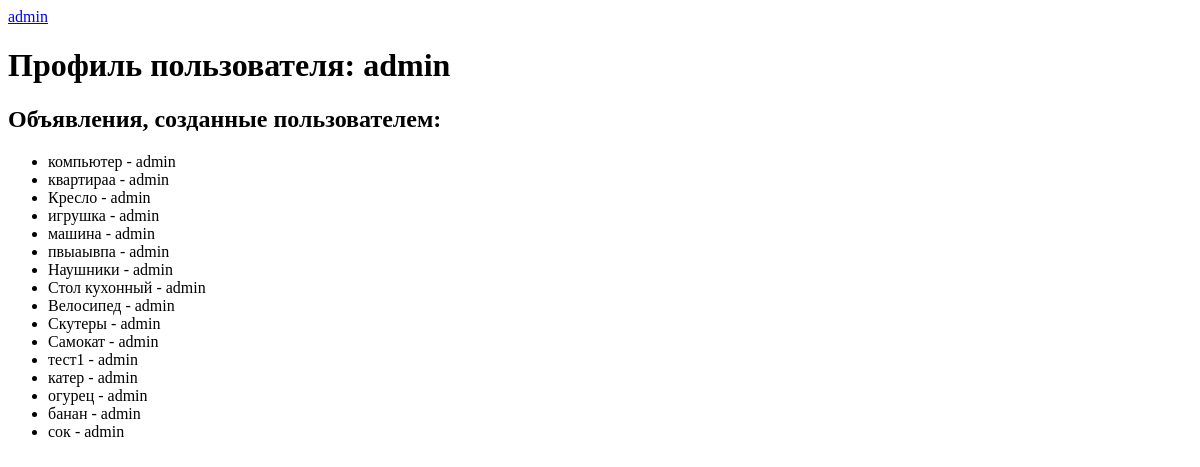
Page /user-list/1/ (signed in) on the earlier database version.
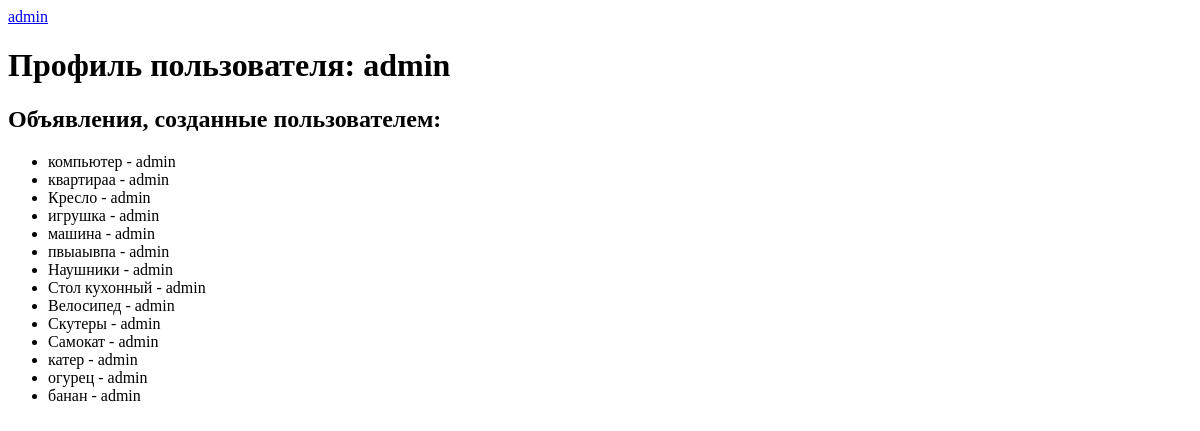
Same page on the later database version.
### main/models.py (models this page shows, shortened)
class Ad(models.Model):
    CATEGORY_CHOICES = (
        ('обувь', 'обувь'),
        ('одежда', 'одежда'),
        ('мебель', 'мебель'),
        ('автомобиль', 'автомобиль'),
        ('квартира', 'квартира'),
        ('игрушки', 'игрушки'),
        ('развлечения', 'развлечения'),
    )
    LOCATION_CHOICES = (
        ('', 'Все регионы'),
        ('MT', 'Минская область'),
        ('BR', 'Брестская область'),
        ('VG', 'Витебская область'),
        ('HO', 'Гомельская область'),
        ('GR', 'Гродненская область'),
        ('MO', 'Могилевская область'),
        ('MN', 'Минск'),
    )
    user = models.ForeignKey(User, on_delete=models.CASCADE, default=1) # добавлено поле для ссылки на пользователя
    title = models.CharField(max_length=100, default='')
    category = models.CharField(choices=CATEGORY_CHOICES, max_length=50, default='category1')
    description = models.TextField(default='')
    price = models.DecimalField(max_digits=10, decimal_places=2, default=0)
    location = models.CharField(choices=LOCATION_CHOICES, max_length=50, default='MT')
    phone_number = models.CharField(max_length=20, default='')
    photo = models.ImageField('Изображение', upload_to='postads/', default='postads/default.jpg')

### main/views.py (the view)
# urls.py: path('user-list/<int:user_id>/', views.user_list, name='user_list'),
@login_required
def user_list(request, user_id):
    profile = get_object_or_404(User, id=user_id)
    users = User.objects.exclude(id=request.user.id)
    ads = Ad.objects.filter(user=profile)
    return render(request, 'main/user_list.html', {'users': users, 'profile': profile, 'ads': ads})

### main/context_processors.py (called while the page is built)
def title_search_form(request):
    search_form = TitleSearchForm(request.GET)
    return {'title_search_form': search_form}

### main/templates/main/user_list.html (shortened to what this page needs)
<!DOCTYPE html>
<html lang="en">
<head>
</head>
<body>
<a href="{% url 'compose_message' user_id=profile.id %}">{{ profile.username }}</a></li>
<h1>Профиль пользователя: {{ profile.username }}</h1>
{% if ads %}
  <h2>Объявления, созданные пользователем:</h2>
  <ul>
    {% for ad in ads %}
      <li>{{ ad.title }} - {{ ad.user.username }}</li>
    {% endfor %}
  </ul>
{% else %}
  <h2>У пользователя нет объявлений</h2>
{% endif %}
</html>

Differences in the rows shown:
removed Ad: title "тест1", user.username "admin"
removed Ad: title "сок", user.username "admin"
